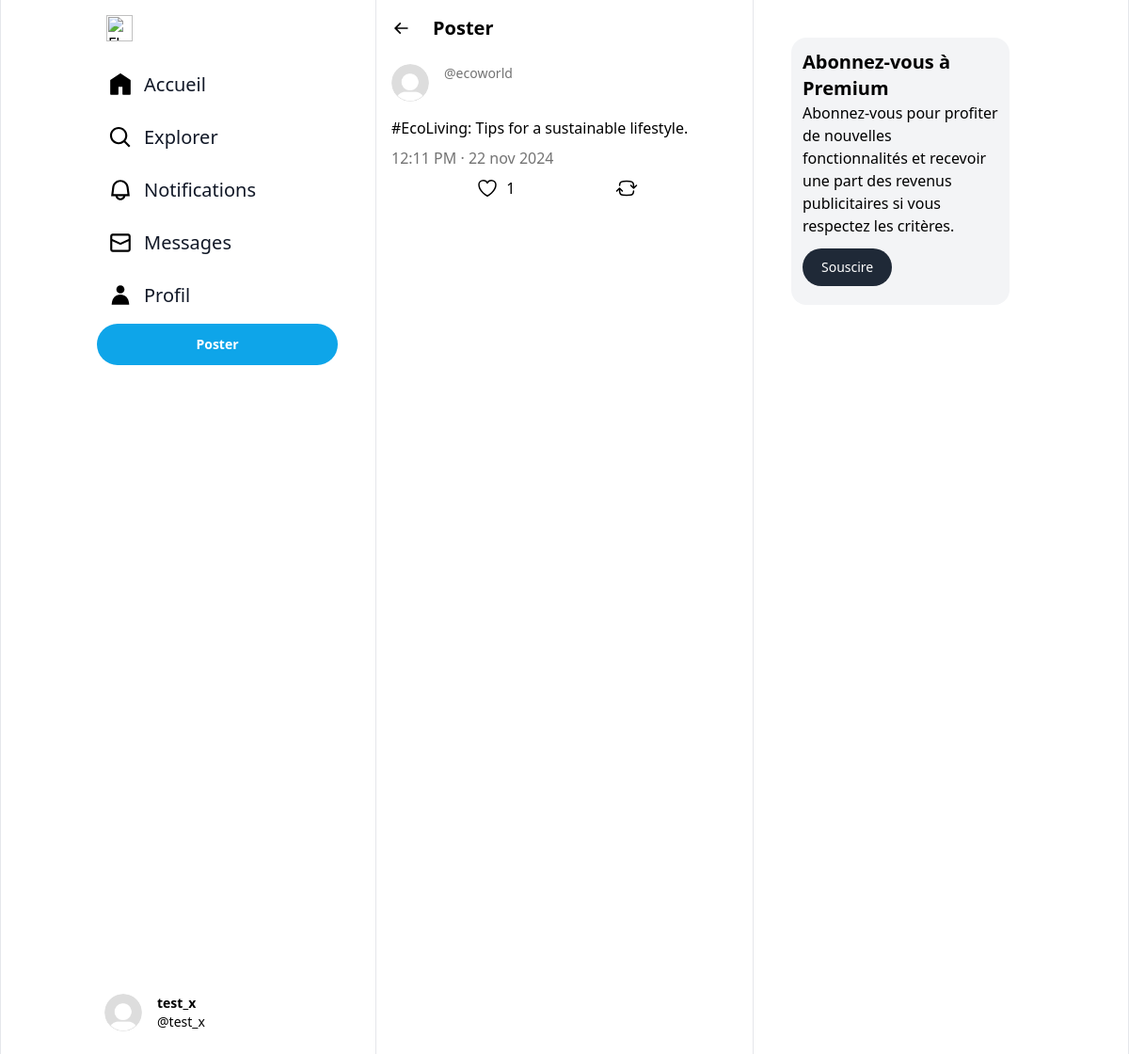
Page /status/8 (signed in) on the committed database.
### account/models.py (models this page shows)
class User(AbstractUser):
    username = models.CharField(max_length=150, unique=True)
    email = models.EmailField(unique=True)
    profile_picture = models.ImageField(upload_to='profile_pics/', blank=True, null=True)
    bio = models.TextField(blank=True, null=True)
    date_joined = models.DateTimeField(auto_now_add=True)
    is_active = models.BooleanField(default=True)
    is_staff = models.BooleanField(default=False)
    USERNAME_FIELD = 'email'
    REQUIRED_FIELDS = ['username']
    groups = models.ManyToManyField(
            'auth.Group',
            related_name='account_user_set',
            blank=True,
            help_text='The groups this user belongs to.'
        )
    user_permissions = models.ManyToManyField(
        'auth.Permission',
        related_name='account_user_permissions_set',
        blank=True,
        help_text='Specific permissions for this user.'
    )
    def __str__(self):
        return self.username

### post/models.py (models this page shows, shortened)
class Tweet(models.Model):
    user = models.ForeignKey(User, on_delete=models.CASCADE, related_name="tweets")
    content = models.TextField(max_length=280)
    hashtags = models.ManyToManyField(Hashtag, blank=True, related_name='tweets')
    image = models.ImageField(upload_to='tweet_images/', blank=True, null=True)
    created_at = models.DateTimeField(auto_now_add=True)

### post/views.py (the view)
# urls.py: path('status/<int:post_id>', PostDetailView.as_view(), name='view_post'),
class PostDetailView(DetailView):
    model = Tweet
    template_name = 'tweets/view_post.html'
    context_object_name = 'post'
    pk_url_kwarg = 'post_id'

### templates/tweets/view_post.html (shortened to what this page needs)
{% extends 'base.html' %}
{% load static %}
{% load post_extras %}
{% block content %}
    <div class="p-4">
    <div class="flex items-center space-x-6">
        <button type="button" onClick="javascript:history.go(-1);">
            <svg viewBox="0 0 24 24" width="20" height="20" aria-hidden="true" class="r-4qtqp9 r-yyyyoo r-dnmrzs r-bnwqim r-1plcrui r-lrvibr r-z80fyv r-19wmn03" style="color: rgb(15, 20, 25);"><g><path d="M7.414 13l5.043 5.04-1.414 1.42L3.586 12l7.457-7.46 1.414 1.42L7.414 11H21v2H7.414z"></path></g></svg>
        </button>
        <h1 class="font-bold text-xl">Poster</h1>
    </div>
    <div class="flex items-start space-x-4 pt-6">
        <div>
            <div>
                {% if post.uploader.profile_picture %}
                    <img class="max-h-10 w-10 rounded-full" src="{{ post.uploader.profile_picture.url }}" alt="{{ post.uploader.username }}">
                {% else %}
                    <img class="max-h-10 w-10 rounded-full" src="{% static 'Default_pfp.png' %}">
                {% endif %}
            </div>
        </div>
        <div>
            <p class="text-sm text-neutral-500">@{{ post.user.username }}</p>
        </div>
    </div>
    <div class="pt-4">
        <h1>{{ post.content }}</h1>
        <p class="pt-2 text-neutral-500">{{ post.created_at|date:"G:i A" }} &middot; {{ post.created_at|date:"j M Y"|lower }}</p>
    </div>
    <div  class="flex gap-4 justify-evenly pt-2">
        <form class="flex gap-2" action="{% url 'toggle_like' post.id %}" method="post">
            <button id="like-btn-{{ post.id }}" type="submit">
                <svg id="like-icon-{{ post.id }}" xmlns="http://www.w3.org/2000/svg" fill="none" viewBox="0 0 24 24" stroke-width="1.5" stroke="currentColor" class="w-6 h-6">
                    <path stroke-linecap="round" stroke-linejoin="round" d="M21 8.25c0-2.485-2.099-4.5-4.688-4.5-1.935 0-3.597 1.126-4.312 2.733-.715-1.607-2.377-2.733-4.313-2.733C5.1 3.75 3 5.765 3 8.25c0 7.22 9 12 9 12s9-4.78 9-12Z" />
                </svg>
            </button>
            <span id="likes-count-{{ post.id }}">{{ post.likes.count }}</span>
        </form>
        <form  class="flex gap-4" action="{% url 'toggle_retweet' post.id %}" method="post">
            <button id="retweet-btn-{{ post.id }}" type="submit">
                <svg id="retweet-icon-{{ post.id }}" xmlns="http://www.w3.org/2000/svg" fill="none" viewBox="0 0 24 24" stroke-width="1.5" stroke="currentColor" class="w-6 h-6">
                    <path stroke-linecap="round" stroke-linejoin="round" d="M19.5 12c0-1.232-.046-2.453-.138-3.662a4.006 4.006 0 0 0-3.7-3.7 48.678 48.678 0 0 0-7.324 0 4.006 4.006 0 0 0-3.7 3.7c-.017.22-.032.441-.046.662M19.5 12l3-3m-3 3-3-3m-12 3c0 1.232.046 2.453.138 3.662a4.006 4.006 0 0 0 3.7 3.7 48.656 48.656 0 0 0 7.324 0 4.006 4.006 0 0 0 3.7-3.7c.017-.22.032-.441.046-.662M4.5 12l3 3m-3-3-3 3" />
                </svg>
            </button>
        </form>
    </div>
    </div>
{% endblock content %}

### templates/base.html (shortened to what this page needs)
{% load static tailwind_tags %}
{% load static %}
<html>
    <head>
        {% tailwind_css %}
        <link href="https://cdnjs.cloudflare.com/ajax/libs/flowbite/2.2.0/flowbite.min.css" rel="stylesheet" />
    </head>
    <body>
         <div class="flex flex-row">
            <aside class="basis-4/12 h-screen flex justify-end border-x">
               <div class="fixed h-full w-64 mr-10 py-4 overflow-y-auto">
                  <a href="#" class="flex items-center ps-2.5 mb-5">
                     <img src="{% static 'x-logo.png' %}" class="h-6 me-3 sm:h-7" alt="Flowbite Logo" />
                  </a>
                  <ul class="space-y-1 text-xl  font-normal">
                     <li>
                        <a href="{% url 'home' %}" class="transition flex items-center p-3 text-gray-900 rounded-full dark:text-white hover:bg-gray-100 dark:hover:bg-gray-700">
                           <span class="ms-3">Accueil</span>
                        </a>
                     </li>
                     <li>
                     <a href="{% url 'search_users' %}" class="transition flex items-center p-3 text-gray-900 rounded-full dark:text-white hover:bg-gray-100 dark:hover:bg-gray-700 group">
                           <span class="flex-1 ms-3 whitespace-nowrap">Explorer</span>
                        </a>
                     </li>
                     <li>
                        <a href="#" class="transition flex items-center p-3 text-gray-900 rounded-full dark:text-white hover:bg-gray-100 dark:hover:bg-gray-700 group">
                           <span class="flex-1 ms-3 whitespace-nowrap">Notifications</span>
                        </a>
                     </li>
                     <li>
                        <a href="#" class="transition flex items-center p-3 text-gray-900 rounded-full dark:text-white hover:bg-gray-100 dark:hover:bg-gray-700 group">
                           <span class="flex-1 ms-3 whitespace-nowrap">Messages</span>
                        </a>
                     </li>
                     <li>
                        <a href="{% url 'profile' user.username %}" class="transition flex items-center p-3 text-gray-900 rounded-full dark:text-white hover:bg-gray-100 dark:hover:bg-gray-700 group">
                           <span class="flex-1 ms-3 whitespace-nowrap">Profil</span>
                        </a>
                     </li>
                     <li>
                        <button type="" class="text-white font-bold bg-sky-500 hover:bg-sky-600 rounded-full text-sm p-3 text-center w-full ">Poster</button>
                     </li>
                     {% if user.is_authenticated %}
                        <li class="absolute inset-x-0 bottom-4">
                           <button id="dropdownTopButton" data-dropdown-toggle="dropdownTop" data-dropdown-placement="top" type="" class="text-black hover:bg-slate-200 rounded-full text-sm p-2 text-center w-full ">
                              <div class="flex items-center space-x-4">
                                 <div>
                                    {% if user.profile_picture %}
                                       <img class="rounded-full max-h-10" src="{{ user.profile_picture.url }}" alt="Profile Photo">
                                    {% else %}
                                       <img class="rounded-full max-h-10" src="{% static 'Default_pfp.png' %}">
                                    {% endif %}
                                 </div>
                                 <div>
                                     <div class="flex items-center space-x-1">
                                         <p class="font-bold text-sm">{{ user }}</p>
                                     </div>
                                     <div>
                                         <p>@{{ user }}</p>
                                     </div>
                                 </div>
                             </div>
                           </button>
                        </li>
                     {% endif %}
                  </ul>
               </div>
            </aside>
            <div class="basis-4/12">
                  {% block content %}{% endblock content %}
            </div>
            <div class="basis-4/12 border-x">
               <div class="h-screen w-7/12 m-10">
                  <div class=" bg-gray-100 p-3 rounded-2xl">
                     <h1 class="text-xl font-extrabold">Abonnez-vous à Premium</h1>
                     <p>Abonnez-vous pour profiter de nouvelles fonctionnalités et recevoir une part des revenus publicitaires si vous respectez les critères.</p>
                     <button type="button" class="mt-3 text-white bg-gray-800 hover:bg-gray-900 font-medium rounded-full text-sm px-5 py-2.5 me-2 mb-2">Souscire</button>
                  </div>
            </div>
            </div>
         </div>
    </body>
</html>

### rows in the picture
User: username "test_x"
Tweet: user.username "ecoworld", content "#EcoLiving: Tips for a sustainable lifestyle.", created_at "12:11 PM", created_at "22 nov 2024", likes.count "1"
